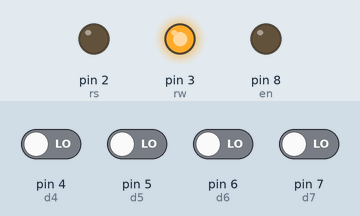
Bench run of a sketch on a simulated Arduino Uno, built with avr-gcc and run on an emulated ATmega328P. Shown: output pins drawn as LEDs (lit = HIGH). The test bench sets the inputs (shaded band); at power-on: pin 4 (d4), pin 5 (d5), pin 6 (d6), pin 7 (d7) LOW.

Above: at 0.2 s.
Timing chart, 0 to 1.7 s (numbered marks = the images above):
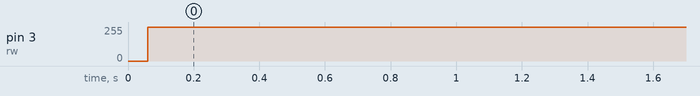

The sketch:

SerialDisplay_project.ino
```cpp
/*
That LCD works only for LCD-MODULE 1x8.

The circuit:

- LCD RS pin to digital pin 2
- LCD EN pin to digital pin 8
- LCD D4 pin to digital pin 4
- LCD D5 pin to digital pin 5
- LCD D6 pin to digital pin 6
- LCD D7 pin to digital pin 7
- LCD R/W pin to digital pin 3
- LCD VSS pin to ground
- LCD VDD pin to +5V

Program made by Drejc Marolt.
*/

// initialize the library by associating any needed LCD interface pin
// with the arduino pin number it is connected to
const int rs = 2, en = 8, d4 = 4, d5 = 5, d6 = 6, d7 = 7, rw=3;
// variable empty is turned on
//bool empty = true;
// variable clear is turned on
int clear = 1;

void setup() {
  // initialize the serial communications (for example 9600)
  Serial.begin(9600);
  // initialize the LCD
  lcdInit();
  // call instruction "Display ON"
  instruction(0x0c);
  // wait for busy()
  while (busy() & 0x80);
  // display "B" to the LCD
  //writeData(0x42);
  // wait for busy()
  //while (busy() & 0x80);
  // display "C" to the LCD
  //writeData(0x41);
  // wait for busy()
  //while (busy() & 0x80);
  // display "E" to the LCD
  //writeData(0x45);
  // wait for busy()
  //while (busy() & 0x80);
}

void loop() {
  /*
  int b;
  // when characters are available in serial
  if (Serial.available()) {
    // if empty is turned on
    if (empty) {
      // then we call instruction "Clear Display"
      instruction(0x01);
      // wait for busy()
      while ((b=busy()) & 0x80);
      // then empty turns off
      empty = false;
    }

    // checks, if there is each character in serial
    while (Serial.available() > 0) {
      // for each character goes in character "byte"
      int byte = Serial.read();
      Serial.print((char)byte);
      // checks, if byte isn't 10 (new line)
      if (byte != 10) {
        // if it is not, then display each character to the LCD
        writeData(byte);
      } else {
        // if it is, then empty turns on
        empty = true;
      }
    }
  }
  */

  // checks, if there is each character in serial
  while (Serial.available() > 0) {
    // for each character goes in character "byte"
    char byte = Serial.read();
    // checks, if character is "new line" or "return"
    if (byte == '\n' | byte == '\r') {
      // if it is, then clear turns on
      clear = 1;
    } else {
      // if it is not, then checks, if clear is turned on
      if (clear == 1) {
        // if it is, then we call instruction "Clear Display"
        instruction(0x01);
        // wait for busy()
        while (busy() & 0x80);
        // then clear turns off
        clear = 0;
      }
      // display each character to the LCD
      writeData(byte);
    }
  }
}

void lcdInit() {

  pinMode(rs, OUTPUT); // Sets the pin RS as OUTPUT
  pinMode(en, OUTPUT); // Sets the pin Enable as OUTPUT
  pinMode(d4, OUTPUT); // Sets the pin D4 as OUTPUT
  pinMode(d5, OUTPUT); // Sets the pin D5 as OUTPUT
  pinMode(d6, OUTPUT); // Sets the pin D6 as OUTPUT
  pinMode(d7, OUTPUT); // Sets the pin D7 as OUTPUT
  pinMode(rw, OUTPUT); // Sets the pin R/W as OUTPUT


  // wait for 15 ms
  delay(15);

  digitalWrite(rs, LOW); // Sets the pin RS off
  digitalWrite(rw, LOW); // Sets the pin R/W off
  set_nimble(3); // Sets nimble in "000011"
  //wait for 5 ms
  delay(5);
  set_nimble(3); // Sets nimble in "000011"
  // wait for 1 ms
  //delay(1);
  // wait for 100 ns
  delayMicroseconds(100);
  set_nimble(3); // Sets nimble in "000011"
  // wait for 1 ms
  delay(1);
  set_nimble(2); // Sets nimble in "000010"
  while (busy() & 0x80); // wait for busy()
  // call the instruction "Function Set"
  instruction(0x20);
  // wait for busy()
  while (busy() & 0x80);
  // call the instruction "Display OFF"
  instruction(0x08);
  // wait for busy()
  while (busy() & 0x80);
  // call the instruction "Clear Display"
  instruction(0x01);
  // wait for busy()
  while (busy() & 0x80);
  // call the instruction "Entry Mode Set"
  instruction(0x06);
  // wait for busy()
  while (busy() & 0x80);
  // call the instruction "Set DDRAM address"
  /*instruction(0x80);
  // wait for busy()
  while (busy() & 0x80);
  */
}

void instruction(char inst) {
  digitalWrite(rs, LOW); // Sets the pin RS off
  if (digitalRead(rw)) { // checks, if function reads R/W
    // if yes, then we change modes of digital pins
    pinMode(d4, OUTPUT); // Sets the pin D4 as OUTPUT
    pinMode(d5, OUTPUT); // Sets the pin D5 as OUTPUT
    pinMode(d6, OUTPUT); // Sets the pin D6 as OUTPUT
    pinMode(d7, OUTPUT); // Sets the pin D7 as OUTPUT
  }
  digitalWrite(rw, LOW); // Sets the pin R/W off
  set_nimble(inst>>4); // Sets nimble for inst in shift right by 4
  set_nimble(inst); // Sets nimble for inst
}

void set_nimble(char nimble) {
  int gpio; // initialize integer gpio
  // initialize gpio for d4 (4); gpio is less than d7 (7) or equal to d7 (7)
  // increase gpio for 1
  for (gpio = d4; gpio <= d7; gpio++) {
    digitalWrite(gpio, nimble & 1);  // Sets the pin gpio ON (it sets in "nimble AND 1")
    nimble >>= 1; // shift nimble right by 4
  }
  digitalWrite(en, HIGH); // Sets the pin Enable on.
  // wait for 1 ns
  delayMicroseconds(1);
  digitalWrite(en, LOW); // Sets the pin Enable off.
  // wait for 1 ns
  delayMicroseconds(1);
}

char busy() {
  digitalWrite(rs, LOW); // Sets the pin RS off.
  if (!digitalRead(rw)) { // checks, if function doesn't read R/W
    // if not, then we change modes of digital pins
    pinMode(d4, INPUT); // Sets the pin D4 as INPUT
    pinMode(d5, INPUT); // Sets the pin D5 as INPUT
    pinMode(d6, INPUT); // Sets the pin D6 as INPUT
    pinMode(d7, INPUT); // Sets the pin D7 as INPUT
  }
  digitalWrite(rw, HIGH); // Sets the pin R/W on.
  char code = (get_nimble()<<4) | get_nimble(); // Initialize character code. Character code will get
  // nimble by shift left for 4 or get nimble only.
  return code; // Function returns character code.
}

char get_nimble() {
  char nimble; // Initialize character nimble.
  int gpio; // Initialize integer gpio.
  digitalWrite(en, HIGH); // Sets the pin Enable on.
  // wait for 1 ns
  delayMicroseconds(1);
  nimble = 0; // Sets nimble to 0.
  // initialize gpio for d7 (7); gpio is greater than d4 (4) or equal to d4 (4)
  // decrease gpio for 1
  for (gpio = d7; gpio >= d4; gpio--) {
    nimble <<= 1; // shift nimble left by 1
    nimble |= digitalRead(gpio); // in variable nimble add bitwise OR from function, that reads gpio
  }
  digitalWrite(en, LOW); // Sets the pin Enable off.
  // wait for 1 ns
  delayMicroseconds(1);
  return nimble; // Function returns character nimble.
}

void writeData(char data) {
  digitalWrite(rs, HIGH); // Sets the pin RS on.
  if (digitalRead(rw)) { // checks, if function reads R/W
    // if yes, then we change modes of digital pins
    pinMode(d4, OUTPUT); // Sets the pin D4 as OUTPUT
    pinMode(d5, OUTPUT); // Sets the pin D5 as OUTPUT
    pinMode(d6, OUTPUT); // Sets the pin D6 as OUTPUT
    pinMode(d7, OUTPUT); // Sets the pin D7 as OUTPUT
  }
  digitalWrite(rw, LOW); // Sets the pin R/W off.
  set_nimble(data>>4); // Sets nimble for data in shift right by 4
  set_nimble(data); // Sets nimble for data
  // wait for busy()
  while (busy() & 0x80);
}

char readData() {

}
```

Measured:
- by itself, pin 3 (rw): 0/255 → 255/255 at 0.06 s
